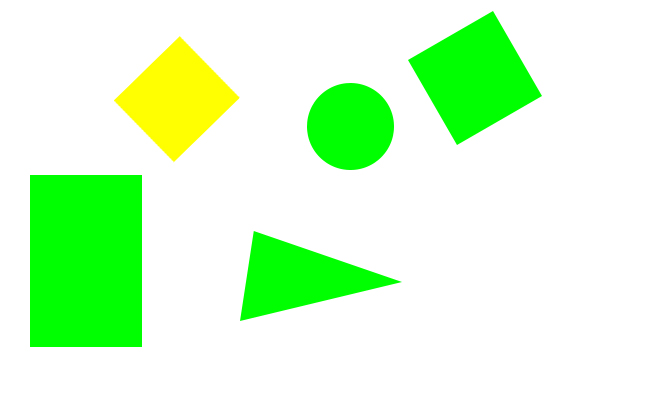
%> input picture pic/2.jpg, 650 x 398 px
$ octave findPolygon.m   (GNU Octave 9; MATLAB toolbox functions it lacks are replaced by stand-ins)
%> lines starting %> are read from the running program, lines starting %| are printed output that depends on the picture; in (x1, y1, x2, y2) boxes, pixels count from 0 and x2, y2 are one past the last pixel; in counts of white or black regions, pixels touching at a corner belong together; the program's own positions count from 1
f4=imread('2.jpg');     %读取图像
%> f4 is the input picture: size 398x650x3 uint8; mean R, G, B 213.7, 255, 206.1
 imshow(f4);
a=rgb2gray(f4);          %将彩色图像转换成灰度图像
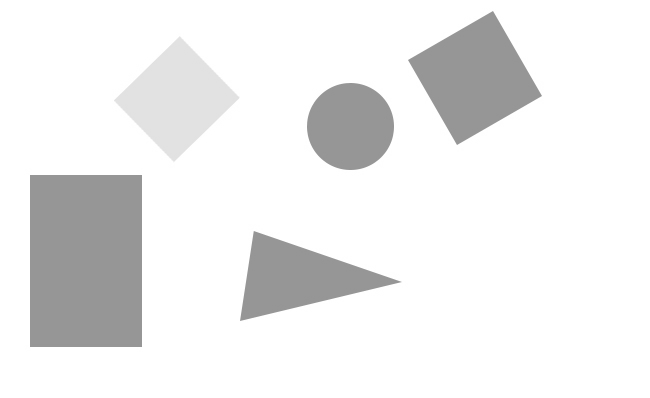
%> a: size 398x650 uint8; min 149, max 255, mean 237.1
a_size = size(a);
%> a_size = [398 650]
b = ones(a_size);

for i =1:a_size(1)%去掉边框
    for j = 1:a_size(2)
        if a(i,j)>=0 && a(i,j)<=50

            b(i,j)=0;
        end
    end
end
%> b: size 398x650 double; every value is 1

 B =[1 1 1 1;1 1 1 1;1 1 1 1;1 1 1 1];  %扩大边缘宽度，这是一个需要注意的地方
  b = imerode(b,B);
for i =1:a_size(1)
    for j = 1:a_size(2)
        if  b(i,j)==0
            a(i,j)=255;
        end
    end
end

bw=edge(a,'prewitt');%边缘检测   边缘检测结束后发现还是有一些鼓励的小点，不多它们没有形成闭合的曲线
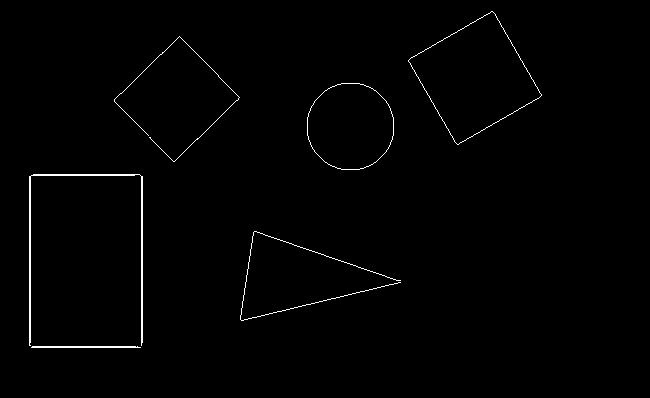
%> bw: size 398x650 logical; 0.9% white in thin lines or dots, all inside (x1, y1, x2, y2) = (29, 11, 542, 348)
[L,num] = bwlabel(bw);%取得联通块
%> L: size 398x650 double; 7 distinct labels, from 0 to 6
%> num = 6

%这里已经给每个区域标好号了，使用bwlabel的话会把鼓励的不成闭合曲线的点也算进去
%一些独立点的像素数量是比较少的，所以可以通过检测每一块区域的像素点大小来决定是不是要删除此像素块
for i= 1:num    %去噪
        [r,c]=find(L==i);
        size_L = size([r,c]);
        if size_L(1,1)<30
            L(r,c)=0;
        end
end
%> this loop made 6 passes
%> size_L on passes 1 to 6: [887 2], [215 2], [257 2], [395 2], [244 2], [336 2]
L = logical(L);%单一化，方便处理

se = strel('disk',4);   %平滑图形，补足圆形
L = imclose(L,se);    %闭处理，先膨胀，后腐蚀
[L,num1] = bwlabel(L);%平滑后的联通块
%> L: size 398x650 double; 6 distinct labels, from 0 to 5
%> num1 = 5
L = rot90(L,3);
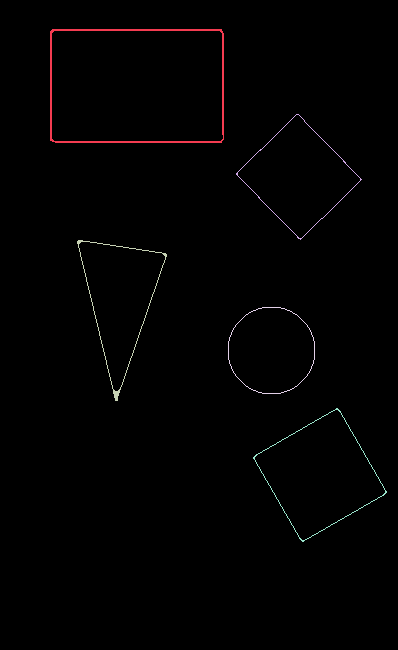
%> L: size 650x398 double; 6 distinct labels, from 0 to 5; one colour per label, 0 black
L = fliplr(L);%转置
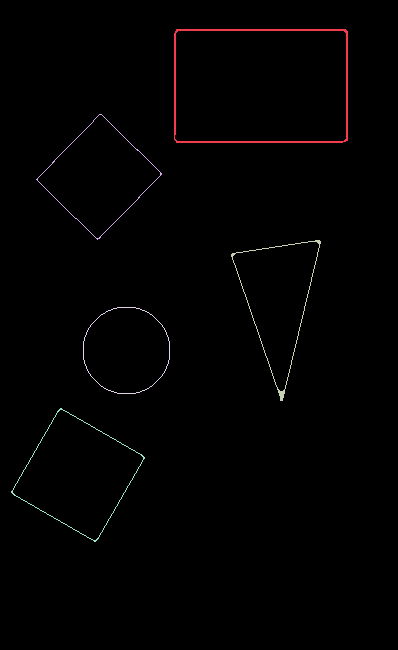
%> L: size 650x398 double; 6 distinct labels, from 0 to 5; one colour per label, 0 black
pixel = cell([num1,1]);%产生空矩阵
%> pixel = {[], [], [], [], []}
centre = zeros(num1,2);%质心
size_L = size(L);%行列向量
%> size_L = [650 398]
for i=1:num1
    [r,c]=find(L==i);%寻找联通块
     points=edgetrack(L,i);
     r=points(:,1);
     c=points(:,2);
    pixel{i} = [r,c];
%     for k=1:size(r)/10
%         figure(1),hold on, plot(r(k*10),c(k*10),'b*');text(r(k*10),c(k*10),sprintf('%d',k));
%     end
    hold on
    mean_pixel = mean(pixel{i});%质心坐标
    centre(i,:) = mean_pixel;   %记录质心
   figure(1),hold on, plot(mean_pixel(1,1),mean_pixel(1,2),'b*');%画出质心
    size_r = size(r);
    distance = zeros(size_r);
    for j = 1:1:size_r(1)
            distance(j) = sqrt((r(j)-mean_pixel(1))^2 + (c(j)-mean_pixel(2))^2); %算出各个图形边缘距离质心的长度
    end

    p=polyfit((1:size_r(1))',distance,12);

    x = (1:size_r(1))';
    y = p(1)*x.^12 + p(2)*x.^11 + p(3)*x.^10 + p(4)*x.^9 + p(5)*x.^8 + p(6)*x.^7 + p(7)*x.^6+p(8)*x.^5 + p(9)*x.^4+ p(10)*x.^3 + p(11)*x.^2 + p(12)*x.^1 + p(13);  %产生拟合函数

    min_distance = min(distance);
    max_distance = max(distance);
    min_y        =  min(y);
    max_y        =  max(y);
%> the run ends on the next line
    num_peaks    =  size(findpeaks(-y));
% [14 lines not run here, left out]
function points=edgetrack(edgeIm,num)
[i, j] = find(edgeIm==num);
[row,col]=size(edgeIm);
%轮廓点数
numPoints = size(i, 1);
curNum = 0;

%初始搜索点坐标
currentR = i(1, 1);
currentC = j(1, 1);

%初始化轮廓点坐标
% points = zeros(numPoints, 2);

%开始搜索
curNum = curNum + 1;
points(curNum,:) = [currentR, currentC];
edgeIm(currentR, currentC) = 0;
while curNum ~= numPoints

 if(curNum==335)
            a=1;
            end
        if currentC-1>0&&edgeIm(currentR, currentC-1)== num
             curNum = curNum + 1;
             currentC = currentC - 1;
             points(curNum,:) = [currentR, currentC];
             edgeIm(currentR, currentC) = 0;

             elseif currentC-1>0&&currentR-1>0&&edgeIm(currentR-1, currentC-1)== num
                curNum = curNum + 1;
                 currentR = currentR - 1;
                 currentC = currentC - 1;
                 points(curNum,:) = [currentR, currentC];
                 edgeIm(currentR, currentC) = 0;

             elseif currentR-1>0&&edgeIm(currentR-1, currentC)== num
                 curNum = curNum + 1;
                currentR = currentR - 1;
                 points(curNum,:) = [currentR, currentC];
                edgeIm(currentR, currentC) = 0;

             elseif currentR-1>0&&currentC+1<=col&&edgeIm(currentR-1, currentC+1)== num
                 curNum = curNum + 1;
                 currentR = currentR - 1;
                 currentC = currentC + 1;
                 points(curNum,:) = [currentR, currentC];
                edgeIm(currentR, currentC) = 0;
            elseif currentC+1<=col&&edgeIm(currentR, currentC+1)== num
                curNum = curNum + 1;
                currentC = currentC + 1;
                 points(curNum,:) = [currentR, currentC];
                 edgeIm(currentR, currentC) = 0;

            elseif currentC+1<=col&&currentR+1<=row&&edgeIm(currentR+1, currentC+1)== num
                curNum = curNum + 1;
                currentR = currentR + 1;
                currentC = currentC + 1;
                 points(curNum,:) = [currentR, currentC];
                 edgeIm(currentR, currentC) = 0;

             elseif currentR+1<=row&&edgeIm(currentR+1, currentC)== num
                 curNum = curNum + 1;
                 currentR = currentR + 1;
                 points(curNum,:) = [currentR, currentC];
                 edgeIm(currentR, currentC) = 0;

             elseif currentR+1<=row&&currentC-1>0&&edgeIm(currentR+1, currentC-1)== num
                 curNum = curNum + 1;
                currentR = currentR + 1;
                currentC = currentC - 1;
                points(curNum,:) = [currentR, currentC];
                 edgeIm(currentR, currentC) = 0;
        elseif numPoints-curNum>14

            Lt=currentR-15;
            Lb=currentR+15;
            Cl=currentC-15;
            Cr=currentC+15;
            if currentR<15
                Lt=0;
            elseif row-currentR<15
                Lb=row;

            end
            if currentC<15
                Cl=0;

            elseif col-currentC<15
                Cr=col;

            end
            A=edgeIm([Lt:Lb],[Cl:Cr]);
            [Ar,Ac]=find(A==num);
            k=size(Ar);
            if k(1,1)==0||k(1,2)==0
                break;
            end
            A=(Ar-16).^2+(Ac-16).^2;
            [data,Arow]=min(A);
            currentR=currentR+Ar(Arow)-16;
            currentC=currentC+Ac(Arow)-16;
            curNum=curNum+1;
            points(curNum,:) = [currentR, currentC];
            edgeIm(currentR, currentC) = 0;
        else break;
        end
end
end

$ run again, with pic/无标题.png saved as pic/2.jpg
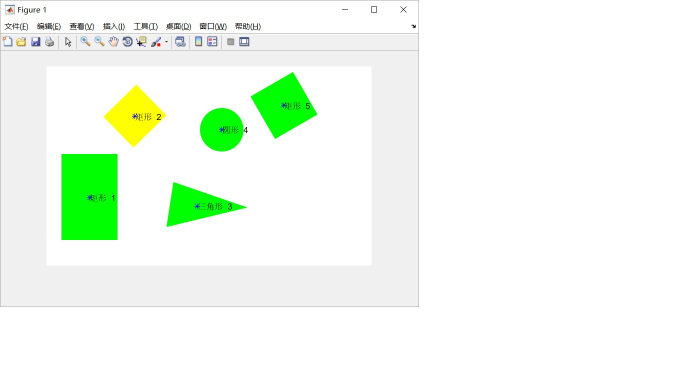
%> input picture pic/无标题.png, 1354 x 752 px (shown at 1/2 size)
%> f4 is the input picture: size 752x1354x3 uint8; mean R, G, B 240.3, 250.6, 238.5
%> bw: size 752x1354 logical; 1.4% white in thin lines or dots, all inside (x1, y1, x2, y2) = (0, 0, 839, 615)
%> num = 200
%> the loop `for i= 1:num` made 200 passes
%> size_L on passes 6 to 8: [3 2], [6 2], [10 2]
%> after the loop `for i= 1:num`:
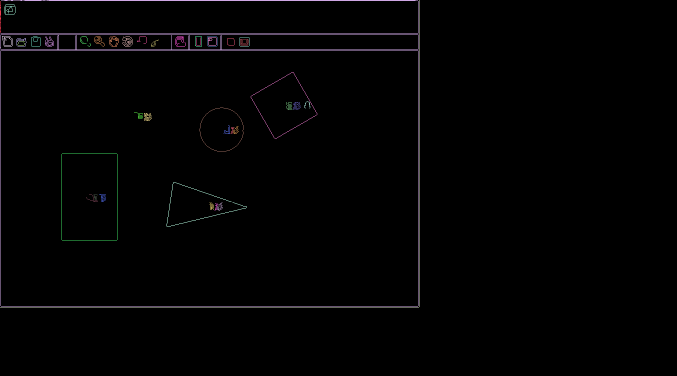
%> L: size 752x1354 double (shown at 1/2 size); 42 distinct labels, from 0 to 196; one colour per label, 0 black
%> num1 = 13
%> `L = fliplr(L);`:
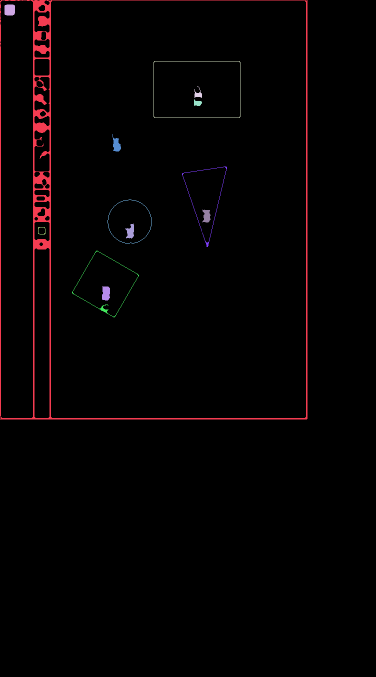
%> L: size 1354x752 double (shown at 1/2 size); 14 distinct labels, from 0 to 13; one colour per label, 0 black
%> pixel = 13 items
